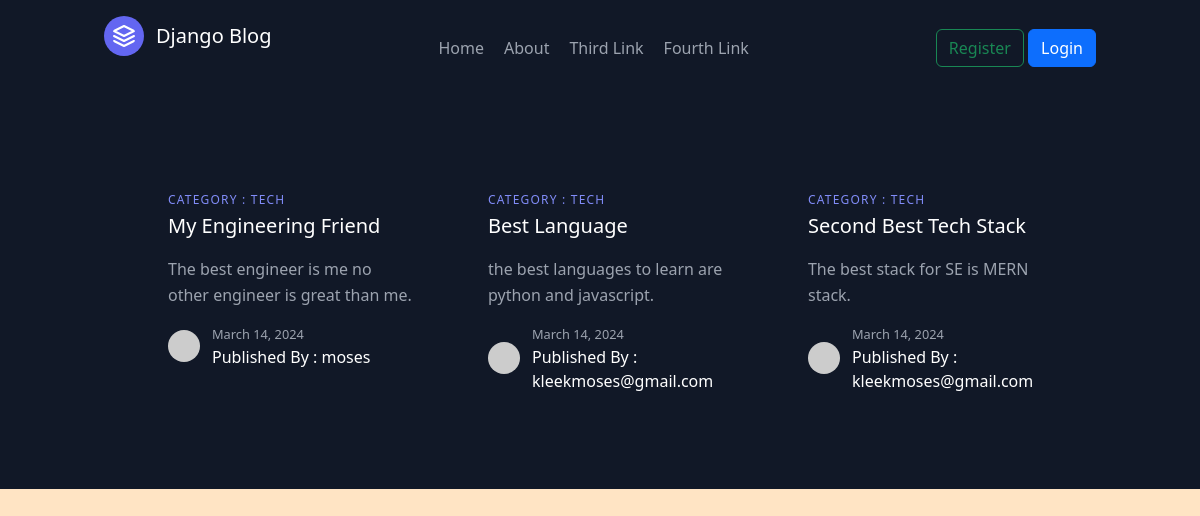
The page / on the database its author committed.
### blog/models.py (models this page shows, shortened)
class Post(models.Model):
    title = models.CharField(max_length=100, )
    content = models.TextField()
    date = models.DateField(default=timezone.now)
    author = models.ForeignKey(User, on_delete=models.CASCADE, default=123)

### blog/views.py (the view)
# urls.py: path('', views.index, name='blogHome'),
def index(request):
    context = {
        'posted' : Post.objects.all()
    }
    return render(request, 'index.html', context)

### blog/templates/index.html
{% extends "base.html" %}
{% block content %}
<section class="text-gray-400 bg-gray-900 body-font">
    <div class="container px-5 py-24 mx-auto">
      <div class="flex flex-wrap -mx-4 -my-8">
        {% for post in posted %}
        <div class="py-8 px-4 lg:w-1/3">
            <div class="h-full flex items-start">
                <div class="flex-grow pl-6">
                    <h2 class="tracking-widest text-xs title-font font-medium text-indigo-400 mb-1">CATEGORY : TECH</h2>
                    <h1 class="title-font text-xl font-medium text-white mb-3">{{ post.title }}</h1>
                    <p class="leading-relaxed mb-3">{{ post.content }}.</p>
                    <a class="inline-flex items-center">
                        <img alt="blog" src="https://dummyimage.com/103x103" class="w-8 h-8 rounded-full flex-shrink-0 object-cover object-center">
                        <span class="flex-grow flex flex-col pl-3">
                            <small class="leading-relaxed">{{ post.date}}</small>
                            <span class="title-font font-medium text-white">Published By : {{ post.author }}</span>
                        </span>
                    </a>
                </div>
            </div>
        </div>
        {% endfor %}
      </div>
    </div>
  </section>
{% endblock  %}

### blog/templates/base.html (shortened to what this page needs)
{% load static %}
<!DOCTYPE html>
<html>
    <head>
        <link rel="stylesheet" type="text/css" href="{% static 'name.css' %}">
        <link href="https://cdn.jsdelivr.net/npm/bootstrap@5.2.0/dist/css/bootstrap.min.css" rel="stylesheet">
        <script src="https://cdn.tailwindcss.com"></script>
    </head>
    <body >
        <header class="text-gray-400 bg-gray-900 body-font">
          <div class="container mx-auto flex flex-wrap p-3 flex-col md:flex-row items-center">
            <a class="flex title-font font-medium items-center text-white mb-4 md:mb-0">
              <svg xmlns="http://www.w3.org/2000/svg" fill="none" stroke="currentColor" stroke-linecap="round" stroke-linejoin="round" stroke-width="2" class="w-10 h-10 text-white p-2 bg-indigo-500 rounded-full" viewBox="0 0 24 24">
                <path d="M12 2L2 7l10 5 10-5-10-5zM2 17l10 5 10-5M2 12l10 5 10-5"></path>
              </svg>
              <span class="ml-3 text-xl">Django Blog</span>
            </a>
            <nav class="md:ml-auto md:mr-auto flex flex-wrap items-center text-base justify-center">
              <a class="mr-5 hover:text-white" aria-current="page" href="{% url 'blogHome' %}">Home</a>
              <a class="mr-5 hover:text-white" href="{% url 'blogAbout' %}">About</a>
              <a class="mr-5 hover:text-white">Third Link</a>
              <a class="mr-5 hover:text-white">Fourth Link</a>
            </nav>
            <div>
              {% if user.is_authenticated %}
                <form action="{% url 'Logout' %}" method="post">
                  {% csrf_token %}
                  <a  class="inline-flex items-center  mr-3 hover:text-white" href="{% url 'Profile' %}">My Profile</a>
                  <button type="submit" class="btn btn-outline-success">Logout</button>
                </form>
              {% else %}
                <a  class="inline-flex items-center  btn btn-outline-success" href="{% url 'Register' %}">Register</a>
                <a  class="inline-flex items-center  btn btn-primary" href="{% url 'Login' %}">Login</a>
              {% endif %}
            </div>
          </div>
        </header>
          <div >
            {% block content %}{% endblock %}
          </div>
    </body>
</html>

### blog/static/name.css (style rules this page uses)
body { background-color: bisque !important; }

### rows shown on the page
Post: title "My Engineering Friend", content "The best engineer is me no other engineer is great than me", date "March 14, 2024", author "moses"
Post: title "Best Language", content "the best languages to learn are python and javascript", date "March 14, 2024", author "kleekmoses@gmail.com"
Post: title "Second Best Tech Stack", content "The best stack for SE is MERN stack", date "March 14, 2024", author "kleekmoses@gmail.com"
